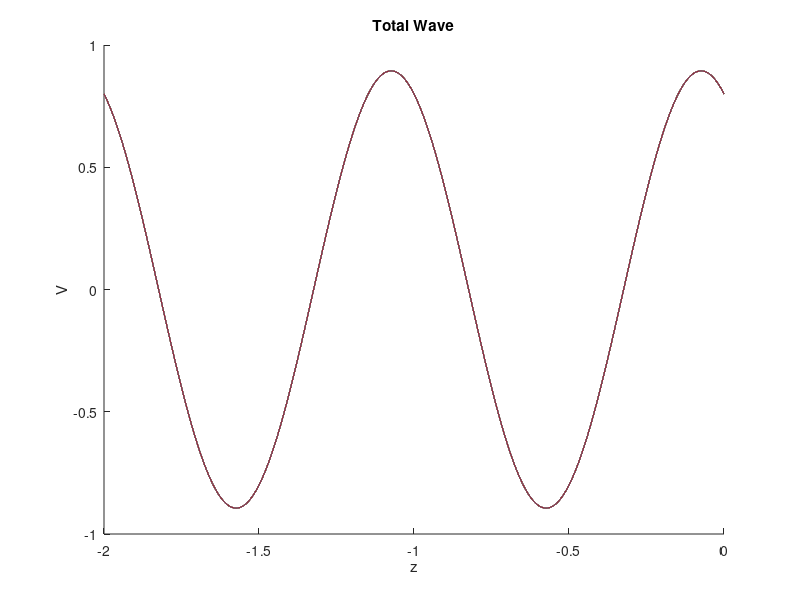

MATLAB code for this plot:
% EECE3441 EMag Lab
% Tim Liming
% Prelab 3

f = 10E3; % Hz (arbitrary frequency)
w = 2*pi*f; % omega
lambda = 1; % lambda (will cancel out)
B = 2*pi/lambda; % beta
z = (-2*lambda:0.01:0); % z
delta_t = 1/20; % time step
Vp = 1; % V+
Zn = 0.5+0.5*1i; % normalized impedance
G = (Zn-1)/(Zn+1); % gamma

for t = (0:delta_t:1)
    % Incident voltage
    Vi = real(Vp*exp(-1i*B*z+1i*w*t));

    % Reflected voltage
    Vr = real(Vp*G*exp(1i*B*z+1i*w*t));
    
%     figure(1);
%     hold on;
%     plot(z,Vi);
%     title('Incident Voltage Wave');
%     xlabel('z');
%     ylabel('V');
% 
%     figure(2);
%     hold on;
%     plot(z,Vr);
%     title('Reflected Voltage Wave');
%     xlabel('z');
%     ylabel('V');

    figure(3);
    hold on;
    plot(z,Vi+Vr);
    title('Total Wave');
    xlabel('z');
    ylabel('V');

end % for